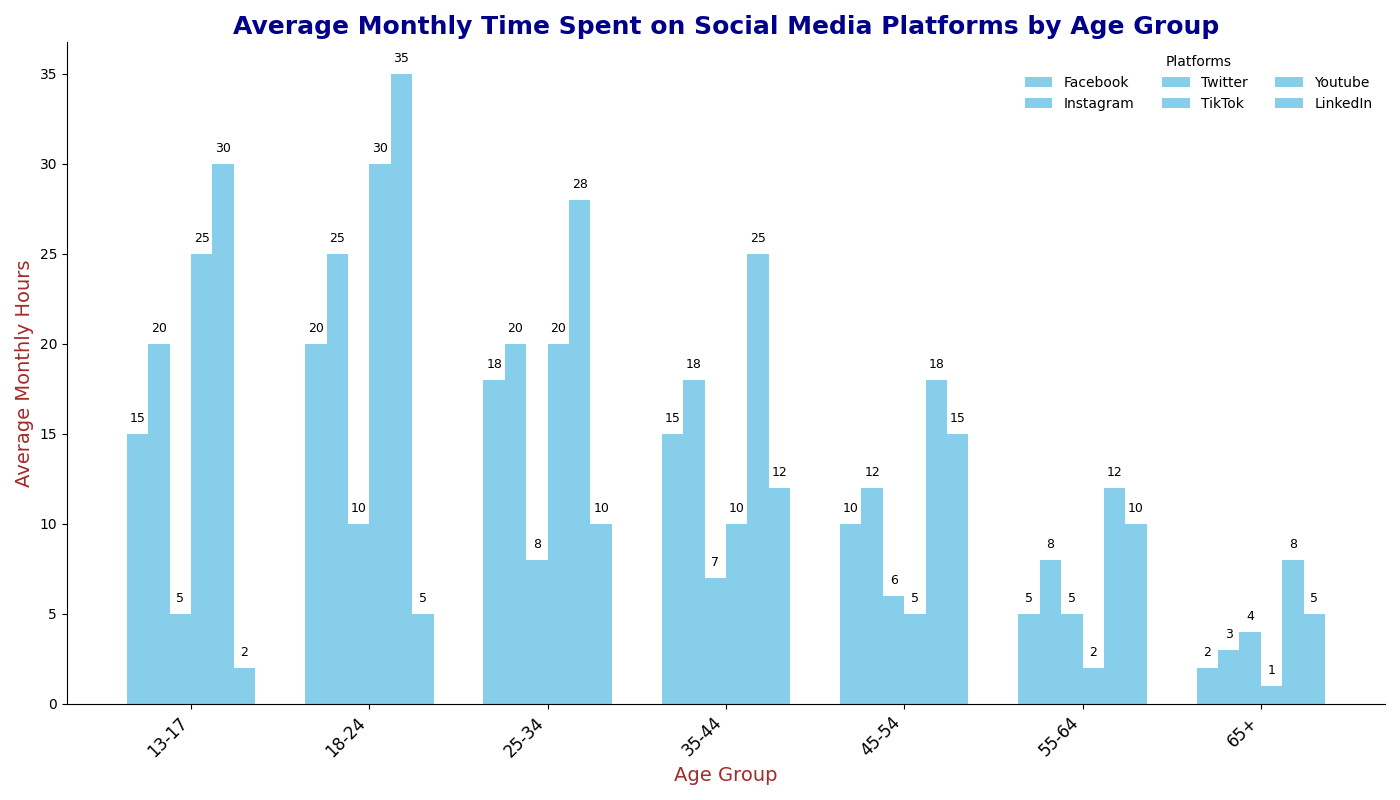

Source code (Python):
import matplotlib.pyplot as plt
import numpy as np

age_groups = ["13-17", "18-24", "25-34", "35-44", "45-54", "55-64", "65+"]
platforms = ["Facebook", "Instagram", "Twitter", "TikTok", "Youtube", "LinkedIn"]

usage_data = np.array([
    [15, 20, 5, 25, 30, 2],   
    [20, 25, 10, 30, 35, 5],  
    [18, 20, 8, 20, 28, 10],  
    [15, 18, 7, 10, 25, 12],   
    [10, 12, 6, 5, 18, 15],    
    [5, 8, 5, 2, 12, 10],      
    [2, 3, 4, 1, 8, 5]         
])

fig, ax = plt.subplots(figsize=(14, 8))
bar_width = 0.12

positions = np.arange(len(age_groups))

consistent_color = 'skyblue'

for i, platform in enumerate(platforms):
    bars = ax.bar(positions + i * bar_width, usage_data[:, i], bar_width, label=platform, color=consistent_color)

    for bar in bars:
        height = bar.get_height()
        ax.text(bar.get_x() + bar.get_width() / 2, height + 0.5, f'{height}', ha='center', va='bottom', fontsize=9)

ax.set_title("Average Monthly Time Spent on Social Media Platforms by Age Group", fontsize=18, fontweight='bold', color='darkblue')
ax.set_xlabel("Age Group", fontsize=14, color='brown')
ax.set_ylabel("Average Monthly Hours", fontsize=14, color='brown')
ax.set_xticks(positions + (len(platforms) - 1) * bar_width / 2)
ax.set_xticklabels(age_groups, fontsize=12, rotation=45, ha='right')
ax.legend(title="Platforms", ncol=3, frameon=False)

ax.yaxis.grid(False)
ax.spines['top'].set_visible(False)
ax.spines['right'].set_visible(False)

plt.tight_layout()
plt.show()
